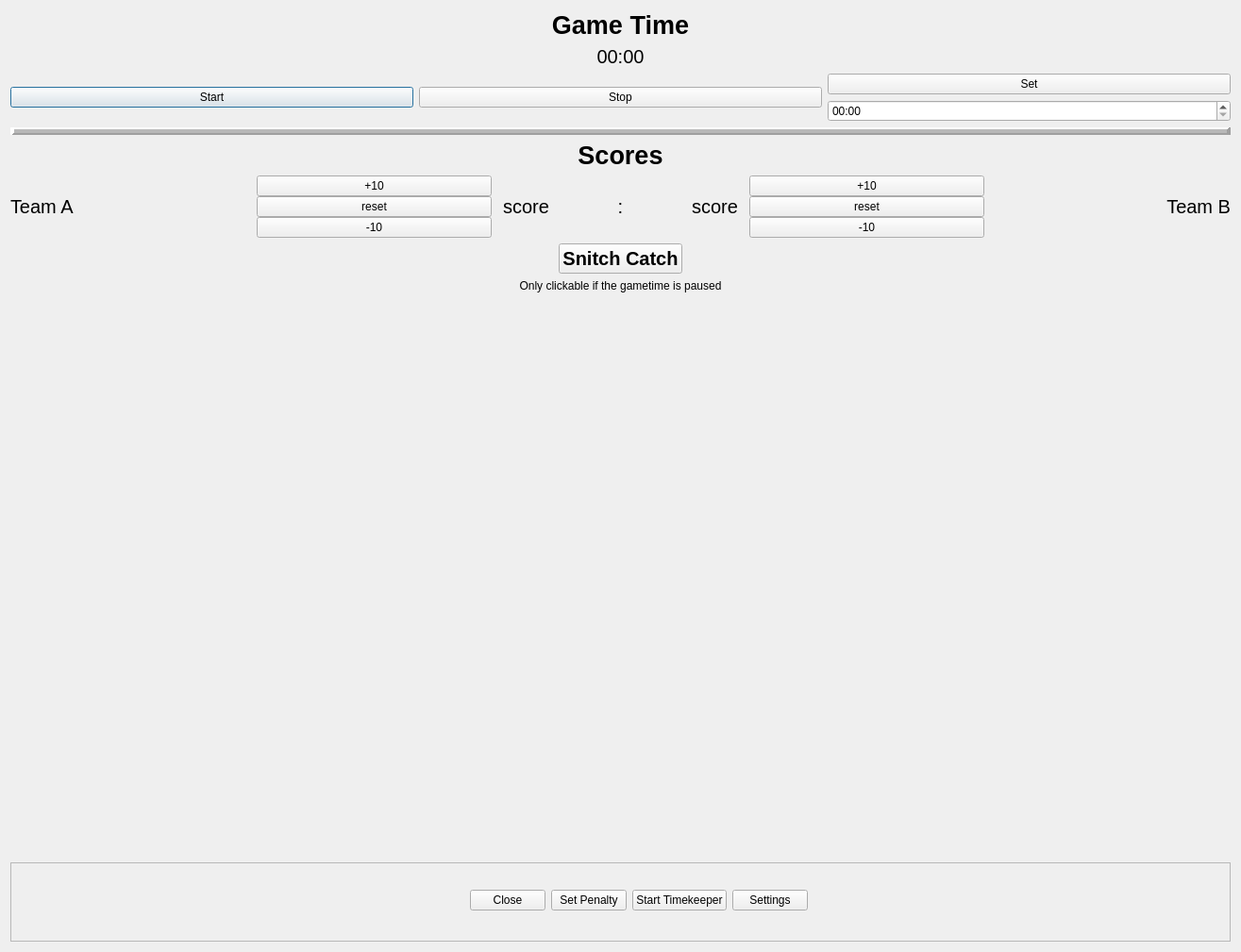
<?xml version="1.0" encoding="UTF-8"?>
<ui version="4.0">
 <class>main</class>
 <widget class="QDialog" name="main">
  <property name="geometry">
   <rect>
    <x>0</x>
    <y>0</y>
    <width>1315</width>
    <height>1009</height>
   </rect>
  </property>
  <property name="windowTitle">
   <string>Main</string>
  </property>
  <layout class="QVBoxLayout" name="verticalLayout">
   <item>
    <layout class="QGridLayout" name="gridLayout_2">
     <item row="0" column="0">
      <widget class="QLabel" name="time_header">
       <property name="sizePolicy">
        <sizepolicy hsizetype="Preferred" vsizetype="Fixed">
         <horstretch>0</horstretch>
         <verstretch>0</verstretch>
        </sizepolicy>
       </property>
       <property name="font">
        <font>
         <pointsize>20</pointsize>
         <weight>75</weight>
         <bold>true</bold>
        </font>
       </property>
       <property name="text">
        <string>Game Time</string>
       </property>
       <property name="textFormat">
        <enum>Qt::AutoText</enum>
       </property>
       <property name="alignment">
        <set>Qt::AlignCenter</set>
       </property>
      </widget>
     </item>
     <item row="2" column="0">
      <layout class="QHBoxLayout" name="timerLayout">
       <item>
        <widget class="QPushButton" name="startTimer">
         <property name="text">
          <string>Start</string>
         </property>
        </widget>
       </item>
       <item>
        <widget class="QPushButton" name="stopTimer">
         <property name="text">
          <string>Stop</string>
         </property>
        </widget>
       </item>
       <item>
        <layout class="QVBoxLayout" name="verticalLayout_3">
         <item>
          <widget class="QPushButton" name="setTimer">
           <property name="text">
            <string>Set</string>
           </property>
          </widget>
         </item>
         <item>
          <widget class="QTimeEdit" name="timeEdit">
           <property name="currentSection">
            <enum>QDateTimeEdit::MinuteSection</enum>
           </property>
           <property name="displayFormat">
            <string>mm:ss</string>
           </property>
          </widget>
         </item>
        </layout>
       </item>
      </layout>
     </item>
     <item row="1" column="0">
      <widget class="QLabel" name="time_label">
       <property name="sizePolicy">
        <sizepolicy hsizetype="Preferred" vsizetype="Fixed">
         <horstretch>0</horstretch>
         <verstretch>0</verstretch>
        </sizepolicy>
       </property>
       <property name="font">
        <font>
         <pointsize>15</pointsize>
        </font>
       </property>
       <property name="text">
        <string>00:00</string>
       </property>
       <property name="textFormat">
        <enum>Qt::AutoText</enum>
       </property>
       <property name="alignment">
        <set>Qt::AlignCenter</set>
       </property>
      </widget>
     </item>
    </layout>
   </item>
   <item>
    <widget class="Line" name="line">
     <property name="minimumSize">
      <size>
       <width>0</width>
       <height>8</height>
      </size>
     </property>
     <property name="frameShadow">
      <enum>QFrame::Raised</enum>
     </property>
     <property name="lineWidth">
      <number>4</number>
     </property>
     <property name="midLineWidth">
      <number>4</number>
     </property>
     <property name="orientation">
      <enum>Qt::Horizontal</enum>
     </property>
    </widget>
   </item>
   <item>
    <layout class="QVBoxLayout" name="verticalLayout_4">
     <item>
      <widget class="QLabel" name="score_header">
       <property name="sizePolicy">
        <sizepolicy hsizetype="Preferred" vsizetype="Fixed">
         <horstretch>0</horstretch>
         <verstretch>0</verstretch>
        </sizepolicy>
       </property>
       <property name="baseSize">
        <size>
         <width>3</width>
         <height>0</height>
        </size>
       </property>
       <property name="font">
        <font>
         <pointsize>20</pointsize>
         <weight>75</weight>
         <bold>true</bold>
        </font>
       </property>
       <property name="text">
        <string>Scores</string>
       </property>
       <property name="alignment">
        <set>Qt::AlignCenter</set>
       </property>
      </widget>
     </item>
     <item>
      <layout class="QGridLayout" name="scoreLayout">
       <property name="sizeConstraint">
        <enum>QLayout::SetDefaultConstraint</enum>
       </property>
       <property name="horizontalSpacing">
        <number>12</number>
       </property>
       <property name="verticalSpacing">
        <number>0</number>
       </property>
       <item row="1" column="2">
        <layout class="QHBoxLayout" name="score_labels">
         <property name="spacing">
          <number>0</number>
         </property>
         <item>
          <widget class="QLabel" name="score_left">
           <property name="font">
            <font>
             <pointsize>15</pointsize>
            </font>
           </property>
           <property name="text">
            <string>score</string>
           </property>
          </widget>
         </item>
         <item>
          <widget class="QLabel" name="point">
           <property name="font">
            <font>
             <pointsize>15</pointsize>
            </font>
           </property>
           <property name="text">
            <string>:</string>
           </property>
           <property name="alignment">
            <set>Qt::AlignCenter</set>
           </property>
          </widget>
         </item>
         <item>
          <widget class="QLabel" name="score_right">
           <property name="font">
            <font>
             <pointsize>15</pointsize>
            </font>
           </property>
           <property name="text">
            <string>score</string>
           </property>
           <property name="alignment">
            <set>Qt::AlignRight|Qt::AlignTrailing|Qt::AlignVCenter</set>
           </property>
          </widget>
         </item>
        </layout>
       </item>
       <item row="1" column="1">
        <layout class="QVBoxLayout" name="scorebutton_left">
         <property name="spacing">
          <number>0</number>
         </property>
         <item>
          <widget class="QPushButton" name="add10_left">
           <property name="text">
            <string>+10</string>
           </property>
           <property name="default">
            <bool>false</bool>
           </property>
           <property name="flat">
            <bool>false</bool>
           </property>
          </widget>
         </item>
         <item>
          <widget class="QPushButton" name="resetscore_left">
           <property name="text">
            <string>reset</string>
           </property>
          </widget>
         </item>
         <item>
          <widget class="QPushButton" name="sub10_left">
           <property name="text">
            <string>-10</string>
           </property>
          </widget>
         </item>
        </layout>
       </item>
       <item row="1" column="3">
        <layout class="QVBoxLayout" name="scorebutton_right">
         <property name="spacing">
          <number>0</number>
         </property>
         <item>
          <widget class="QPushButton" name="add10_right">
           <property name="text">
            <string>+10</string>
           </property>
          </widget>
         </item>
         <item>
          <widget class="QPushButton" name="resetscore_right">
           <property name="text">
            <string>reset</string>
           </property>
          </widget>
         </item>
         <item>
          <widget class="QPushButton" name="sub10_right">
           <property name="text">
            <string>-10</string>
           </property>
          </widget>
         </item>
        </layout>
       </item>
       <item row="1" column="0">
        <widget class="QLabel" name="teamname_left">
         <property name="font">
          <font>
           <pointsize>15</pointsize>
          </font>
         </property>
         <property name="text">
          <string>Team A</string>
         </property>
        </widget>
       </item>
       <item row="1" column="4">
        <widget class="QLabel" name="teamname_right">
         <property name="font">
          <font>
           <pointsize>15</pointsize>
          </font>
         </property>
         <property name="layoutDirection">
          <enum>Qt::LeftToRight</enum>
         </property>
         <property name="text">
          <string>Team B</string>
         </property>
         <property name="alignment">
          <set>Qt::AlignRight|Qt::AlignTrailing|Qt::AlignVCenter</set>
         </property>
        </widget>
       </item>
      </layout>
     </item>
    </layout>
   </item>
   <item>
    <layout class="QHBoxLayout" name="horizontalLayout">
     <item>
      <spacer name="horizontalSpacer_3">
       <property name="orientation">
        <enum>Qt::Horizontal</enum>
       </property>
       <property name="sizeHint" stdset="0">
        <size>
         <width>40</width>
         <height>20</height>
        </size>
       </property>
      </spacer>
     </item>
     <item>
      <widget class="QPushButton" name="snitchCatchButton">
       <property name="font">
        <font>
         <pointsize>15</pointsize>
         <weight>75</weight>
         <bold>true</bold>
        </font>
       </property>
       <property name="text">
        <string>Snitch Catch</string>
       </property>
      </widget>
     </item>
     <item>
      <spacer name="horizontalSpacer_4">
       <property name="orientation">
        <enum>Qt::Horizontal</enum>
       </property>
       <property name="sizeHint" stdset="0">
        <size>
         <width>40</width>
         <height>20</height>
        </size>
       </property>
      </spacer>
     </item>
    </layout>
   </item>
   <item>
    <widget class="QLabel" name="label">
     <property name="text">
      <string>Only clickable if the gametime is paused</string>
     </property>
     <property name="alignment">
      <set>Qt::AlignCenter</set>
     </property>
    </widget>
   </item>
   <item>
    <spacer name="verticalSpacer">
     <property name="orientation">
      <enum>Qt::Vertical</enum>
     </property>
     <property name="sizeHint" stdset="0">
      <size>
       <width>20</width>
       <height>40</height>
      </size>
     </property>
    </spacer>
   </item>
   <item>
    <widget class="QFrame" name="frame">
     <property name="sizePolicy">
      <sizepolicy hsizetype="Expanding" vsizetype="Fixed">
       <horstretch>0</horstretch>
       <verstretch>0</verstretch>
      </sizepolicy>
     </property>
     <property name="minimumSize">
      <size>
       <width>0</width>
       <height>84</height>
      </size>
     </property>
     <property name="frameShape">
      <enum>QFrame::StyledPanel</enum>
     </property>
     <property name="frameShadow">
      <enum>QFrame::Raised</enum>
     </property>
     <widget class="QWidget" name="horizontalLayoutWidget_3">
      <property name="geometry">
       <rect>
        <x>0</x>
        <y>0</y>
        <width>1331</width>
        <height>80</height>
       </rect>
      </property>
      <layout class="QHBoxLayout" name="horizontalLayout_2">
       <property name="sizeConstraint">
        <enum>QLayout::SetNoConstraint</enum>
       </property>
       <item>
        <spacer name="horizontalSpacer">
         <property name="orientation">
          <enum>Qt::Horizontal</enum>
         </property>
         <property name="sizeHint" stdset="0">
          <size>
           <width>40</width>
           <height>20</height>
          </size>
         </property>
        </spacer>
       </item>
       <item>
        <widget class="QPushButton" name="closeButton">
         <property name="text">
          <string>Close</string>
         </property>
        </widget>
       </item>
       <item>
        <widget class="QPushButton" name="penaltyButton">
         <property name="text">
          <string>Set Penalty</string>
         </property>
        </widget>
       </item>
       <item>
        <widget class="QPushButton" name="timekeeperButton">
         <property name="text">
          <string>Start Timekeeper</string>
         </property>
        </widget>
       </item>
       <item>
        <widget class="QPushButton" name="settingsButton">
         <property name="text">
          <string>Settings</string>
         </property>
        </widget>
       </item>
       <item>
        <spacer name="horizontalSpacer_2">
         <property name="orientation">
          <enum>Qt::Horizontal</enum>
         </property>
         <property name="sizeHint" stdset="0">
          <size>
           <width>40</width>
           <height>20</height>
          </size>
         </property>
        </spacer>
       </item>
      </layout>
     </widget>
    </widget>
   </item>
  </layout>
 </widget>
 <resources/>
 <connections>
  <connection>
   <sender>startTimer</sender>
   <signal>clicked()</signal>
   <receiver>main</receiver>
   <slot>start_timer()</slot>
   <hints>
    <hint type="sourcelabel">
     <x>52</x>
     <y>220</y>
    </hint>
    <hint type="destinationlabel">
     <x>18</x>
     <y>87</y>
    </hint>
   </hints>
  </connection>
  <connection>
   <sender>stopTimer</sender>
   <signal>clicked()</signal>
   <receiver>main</receiver>
   <slot>stop_timer()</slot>
   <hints>
    <hint type="sourcelabel">
     <x>554</x>
     <y>220</y>
    </hint>
    <hint type="destinationlabel">
     <x>9</x>
     <y>262</y>
    </hint>
   </hints>
  </connection>
  <connection>
   <sender>setTimer</sender>
   <signal>clicked()</signal>
   <receiver>main</receiver>
   <slot>set_timer()</slot>
   <hints>
    <hint type="sourcelabel">
     <x>1098</x>
     <y>200</y>
    </hint>
    <hint type="destinationlabel">
     <x>954</x>
     <y>9</y>
    </hint>
   </hints>
  </connection>
  <connection>
   <sender>resetscore_left</sender>
   <signal>clicked()</signal>
   <receiver>main</receiver>
   <slot>reset_left()</slot>
   <hints>
    <hint type="sourcelabel">
     <x>397</x>
     <y>444</y>
    </hint>
    <hint type="destinationlabel">
     <x>73</x>
     <y>718</y>
    </hint>
   </hints>
  </connection>
  <connection>
   <sender>resetscore_right</sender>
   <signal>clicked()</signal>
   <receiver>main</receiver>
   <slot>reset_right()</slot>
   <hints>
    <hint type="sourcelabel">
     <x>900</x>
     <y>439</y>
    </hint>
    <hint type="destinationlabel">
     <x>954</x>
     <y>659</y>
    </hint>
   </hints>
  </connection>
  <connection>
   <sender>closeButton</sender>
   <signal>clicked()</signal>
   <receiver>main</receiver>
   <slot>close()</slot>
   <hints>
    <hint type="sourcelabel">
     <x>440</x>
     <y>959</y>
    </hint>
    <hint type="destinationlabel">
     <x>682</x>
     <y>410</y>
    </hint>
   </hints>
  </connection>
  <connection>
   <sender>timekeeperButton</sender>
   <signal>clicked()</signal>
   <receiver>main</receiver>
   <slot>timekeeper_start()</slot>
   <hints>
    <hint type="sourcelabel">
     <x>726</x>
     <y>959</y>
    </hint>
    <hint type="destinationlabel">
     <x>954</x>
     <y>709</y>
    </hint>
   </hints>
  </connection>
  <connection>
   <sender>settingsButton</sender>
   <signal>clicked()</signal>
   <receiver>main</receiver>
   <slot>settings_start()</slot>
   <hints>
    <hint type="sourcelabel">
     <x>876</x>
     <y>953</y>
    </hint>
    <hint type="destinationlabel">
     <x>1275</x>
     <y>670</y>
    </hint>
   </hints>
  </connection>
  <connection>
   <sender>penaltyButton</sender>
   <signal>clicked()</signal>
   <receiver>main</receiver>
   <slot>open_penalty()</slot>
   <hints>
    <hint type="sourcelabel">
     <x>595</x>
     <y>962</y>
    </hint>
    <hint type="destinationlabel">
     <x>207</x>
     <y>670</y>
    </hint>
   </hints>
  </connection>
  <connection>
   <sender>snitchCatchButton</sender>
   <signal>clicked()</signal>
   <receiver>main</receiver>
   <slot>snitch_catch()</slot>
   <hints>
    <hint type="sourcelabel">
     <x>730</x>
     <y>530</y>
    </hint>
    <hint type="destinationlabel">
     <x>679</x>
     <y>672</y>
    </hint>
   </hints>
  </connection>
 </connections>
 <slots>
  <slot>start_timer()</slot>
  <slot>stop_timer()</slot>
  <slot>set_timer()</slot>
  <slot>add_left()</slot>
  <slot>add_right()</slot>
  <slot>reset_left()</slot>
  <slot>reset_right()</slot>
  <slot>timekeeper_start()</slot>
  <slot>add_right(10)</slot>
  <slot>settings_start()</slot>
  <slot>open_penalty()</slot>
  <slot>snitch_catch()</slot>
 </slots>
</ui>
